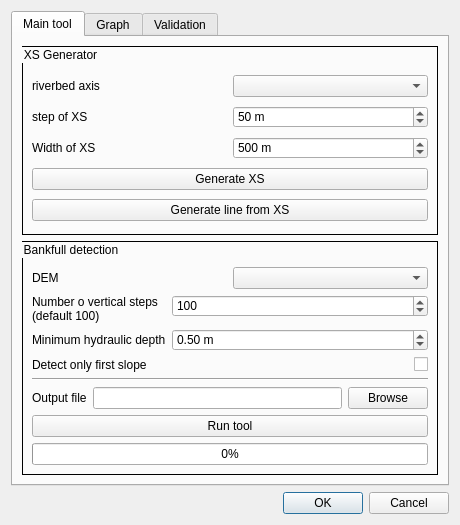
<?xml version="1.0" encoding="UTF-8"?>
<ui version="4.0">
 <class>BankFullDetection</class>
 <widget class="QDialog" name="BankFullDetection">
  <property name="geometry">
   <rect>
    <x>0</x>
    <y>0</y>
    <width>460</width>
    <height>525</height>
   </rect>
  </property>
  <property name="windowTitle">
   <string>Automatic Bankfull detection</string>
  </property>
  <layout class="QVBoxLayout" name="verticalLayout_5">
   <item>
    <widget class="QTabWidget" name="tabWidget">
     <property name="currentIndex">
      <number>0</number>
     </property>
     <widget class="QWidget" name="tab">
      <attribute name="title">
       <string>Main tool</string>
      </attribute>
      <layout class="QVBoxLayout" name="verticalLayout_2">
       <item>
        <widget class="QGroupBox" name="groupBox">
         <property name="font">
          <font>
           <italic>false</italic>
           <stylestrategy>PreferDefault</stylestrategy>
           <kerning>true</kerning>
          </font>
         </property>
         <property name="acceptDrops">
          <bool>false</bool>
         </property>
         <property name="autoFillBackground">
          <bool>false</bool>
         </property>
         <property name="styleSheet">
          <string notr="true">QGroupBox {border:1px solid rgb(0, 0, 0); }</string>
         </property>
         <property name="title">
          <string>XS Generator</string>
         </property>
         <property name="alignment">
          <set>Qt::AlignLeading|Qt::AlignLeft|Qt::AlignTop</set>
         </property>
         <property name="flat">
          <bool>false</bool>
         </property>
         <layout class="QVBoxLayout" name="verticalLayout_3">
          <property name="leftMargin">
           <number>9</number>
          </property>
          <property name="topMargin">
           <number>25</number>
          </property>
          <property name="bottomMargin">
           <number>9</number>
          </property>
          <item>
           <layout class="QHBoxLayout" name="horizontalLayout">
            <item>
             <widget class="QLabel" name="label">
              <property name="text">
               <string>riverbed axis</string>
              </property>
             </widget>
            </item>
            <item>
             <widget class="QComboBox" name="comboVector"/>
            </item>
           </layout>
          </item>
          <item>
           <layout class="QHBoxLayout" name="horizontalLayout_2">
            <item>
             <widget class="QLabel" name="label_3">
              <property name="text">
               <string>step of XS</string>
              </property>
             </widget>
            </item>
            <item>
             <widget class="QSpinBox" name="stepXSspin">
              <property name="suffix">
               <string> m</string>
              </property>
              <property name="maximum">
               <number>10000</number>
              </property>
              <property name="singleStep">
               <number>10</number>
              </property>
              <property name="value">
               <number>50</number>
              </property>
             </widget>
            </item>
           </layout>
          </item>
          <item>
           <layout class="QHBoxLayout" name="horizontalLayout_4">
            <item>
             <widget class="QLabel" name="label_4">
              <property name="text">
               <string>Width of XS</string>
              </property>
             </widget>
            </item>
            <item>
             <widget class="QSpinBox" name="widthXSspin">
              <property name="suffix">
               <string> m</string>
              </property>
              <property name="maximum">
               <number>1000</number>
              </property>
              <property name="value">
               <number>500</number>
              </property>
             </widget>
            </item>
           </layout>
          </item>
          <item>
           <widget class="QPushButton" name="genXSbtn">
            <property name="text">
             <string>Generate XS</string>
            </property>
           </widget>
          </item>
          <item>
           <widget class="QPushButton" name="genLbtn">
            <property name="text">
             <string>Generate line from XS</string>
            </property>
           </widget>
          </item>
         </layout>
        </widget>
       </item>
       <item>
        <widget class="QGroupBox" name="groupBox_2">
         <property name="styleSheet">
          <string notr="true">QGroupBox {border:1px solid rgb(0, 0, 0); }</string>
         </property>
         <property name="title">
          <string>Bankfull detection</string>
         </property>
         <layout class="QVBoxLayout" name="verticalLayout">
          <property name="topMargin">
           <number>25</number>
          </property>
          <item>
           <layout class="QHBoxLayout" name="horizontalLayout_3">
            <item>
             <widget class="QLabel" name="label_2">
              <property name="text">
               <string>DEM</string>
              </property>
             </widget>
            </item>
            <item>
             <widget class="QComboBox" name="comboDEM"/>
            </item>
           </layout>
          </item>
          <item>
           <layout class="QFormLayout" name="formLayout">
            <item row="0" column="0">
             <widget class="QLabel" name="label_5">
              <property name="text">
               <string>Number o vertical steps
(default 100)</string>
              </property>
             </widget>
            </item>
            <item row="0" column="1">
             <widget class="QSpinBox" name="nVsteps">
              <property name="suffix">
               <string/>
              </property>
              <property name="minimum">
               <number>50</number>
              </property>
              <property name="maximum">
               <number>2000</number>
              </property>
              <property name="value">
               <number>100</number>
              </property>
             </widget>
            </item>
            <item row="1" column="0">
             <widget class="QLabel" name="label_6">
              <property name="text">
               <string>Minimum hydraulic depth</string>
              </property>
             </widget>
            </item>
            <item row="1" column="1">
             <widget class="QDoubleSpinBox" name="minVdep">
              <property name="suffix">
               <string> m</string>
              </property>
              <property name="singleStep">
               <double>0.050000000000000</double>
              </property>
              <property name="value">
               <double>0.500000000000000</double>
              </property>
             </widget>
            </item>
            <item row="2" column="0">
             <widget class="QLabel" name="label_7">
              <property name="text">
               <string>Detect only first slope</string>
              </property>
             </widget>
            </item>
            <item row="2" column="1">
             <widget class="QCheckBox" name="chbSlopeLim">
              <property name="layoutDirection">
               <enum>Qt::RightToLeft</enum>
              </property>
              <property name="text">
               <string/>
              </property>
             </widget>
            </item>
           </layout>
          </item>
          <item>
           <widget class="Line" name="line">
            <property name="orientation">
             <enum>Qt::Horizontal</enum>
            </property>
           </widget>
          </item>
          <item>
           <layout class="QHBoxLayout" name="horizontalLayout_5">
            <item>
             <widget class="QLabel" name="label_8">
              <property name="text">
               <string>Output file</string>
              </property>
             </widget>
            </item>
            <item>
             <widget class="QLineEdit" name="ShpSaveLine"/>
            </item>
            <item>
             <widget class="QPushButton" name="ShpSaveBtn">
              <property name="text">
               <string>Browse</string>
              </property>
             </widget>
            </item>
           </layout>
          </item>
          <item>
           <widget class="QPushButton" name="buttonProf">
            <property name="text">
             <string>Run tool</string>
            </property>
           </widget>
          </item>
          <item>
           <widget class="QProgressBar" name="progressBar">
            <property name="value">
             <number>0</number>
            </property>
           </widget>
          </item>
         </layout>
        </widget>
       </item>
      </layout>
     </widget>
     <widget class="QWidget" name="tab_3">
      <attribute name="title">
       <string>Graph</string>
      </attribute>
      <layout class="QVBoxLayout" name="verticalLayout_4">
       <item>
        <layout class="QHBoxLayout" name="horizontalLayout_6">
         <item>
          <widget class="QLabel" name="label_9">
           <property name="text">
            <string>Select one feature from XS</string>
           </property>
          </widget>
         </item>
         <item>
          <widget class="QPushButton" name="selXS">
           <property name="text">
            <string>Single XS plot</string>
           </property>
          </widget>
         </item>
        </layout>
       </item>
       <item>
        <widget class="Line" name="line_2">
         <property name="orientation">
          <enum>Qt::Horizontal</enum>
         </property>
        </widget>
       </item>
       <item>
        <layout class="QVBoxLayout" name="layout_plot">
         <item>
          <widget class="QWidget" name="widget" native="true"/>
         </item>
        </layout>
       </item>
       <item>
        <spacer name="verticalSpacer">
         <property name="orientation">
          <enum>Qt::Vertical</enum>
         </property>
         <property name="sizeHint" stdset="0">
          <size>
           <width>20</width>
           <height>40</height>
          </size>
         </property>
        </spacer>
       </item>
      </layout>
     </widget>
     <widget class="QWidget" name="tab_5">
      <attribute name="title">
       <string>Validation</string>
      </attribute>
      <layout class="QVBoxLayout" name="verticalLayout_6">
       <item>
        <layout class="QHBoxLayout" name="horizontalLayout_7">
         <item>
          <widget class="QLabel" name="label_10">
           <property name="text">
            <string>Set executions number :</string>
           </property>
          </widget>
         </item>
         <item>
          <widget class="QSpinBox" name="nbExSbox">
           <property name="minimum">
            <number>1</number>
           </property>
           <property name="maximum">
            <number>100</number>
           </property>
          </widget>
         </item>
         <item>
          <widget class="QPushButton" name="plotBtn">
           <property name="text">
            <string>Plot</string>
           </property>
          </widget>
         </item>
        </layout>
       </item>
       <item>
        <widget class="Line" name="line_3">
         <property name="orientation">
          <enum>Qt::Horizontal</enum>
         </property>
        </widget>
       </item>
       <item>
        <layout class="QVBoxLayout" name="layout_val">
         <item>
          <spacer name="verticalSpacer_2">
           <property name="orientation">
            <enum>Qt::Vertical</enum>
           </property>
           <property name="sizeHint" stdset="0">
            <size>
             <width>20</width>
             <height>40</height>
            </size>
           </property>
          </spacer>
         </item>
        </layout>
       </item>
      </layout>
     </widget>
    </widget>
   </item>
   <item>
    <widget class="QDialogButtonBox" name="buttonBox">
     <property name="orientation">
      <enum>Qt::Horizontal</enum>
     </property>
     <property name="standardButtons">
      <set>QDialogButtonBox::Cancel|QDialogButtonBox::Ok</set>
     </property>
    </widget>
   </item>
  </layout>
 </widget>
 <resources/>
 <connections>
  <connection>
   <sender>buttonBox</sender>
   <signal>accepted()</signal>
   <receiver>BankFullDetection</receiver>
   <slot>accept()</slot>
   <hints>
    <hint type="sourcelabel">
     <x>248</x>
     <y>254</y>
    </hint>
    <hint type="destinationlabel">
     <x>157</x>
     <y>274</y>
    </hint>
   </hints>
  </connection>
  <connection>
   <sender>buttonBox</sender>
   <signal>rejected()</signal>
   <receiver>BankFullDetection</receiver>
   <slot>reject()</slot>
   <hints>
    <hint type="sourcelabel">
     <x>316</x>
     <y>260</y>
    </hint>
    <hint type="destinationlabel">
     <x>286</x>
     <y>274</y>
    </hint>
   </hints>
  </connection>
 </connections>
</ui>
